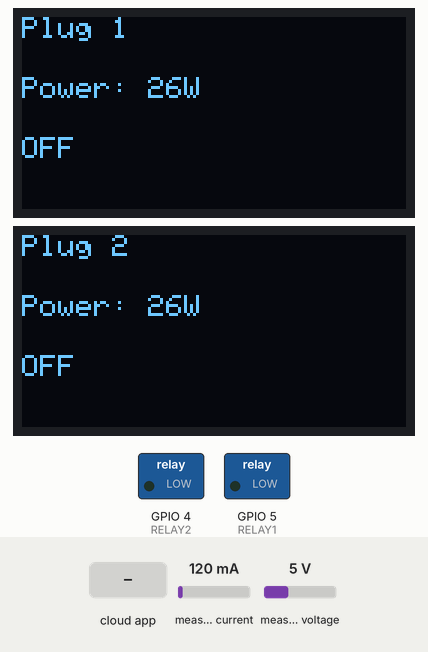
This sketch was run on a simulated ESP32. On the bench: 2 × 128×64 one-colour display, switched loads named in the sketch (green lamp = pin HIGH). Inputs (shaded band) come from the test bench; at power-on: measured current 120 mA, measured voltage 5 V. WiFi joins after 1.5 s; servers stay silent unless stated; the local clock reads 2024-03-15 10:24:30 at power-on unless the sketch sets it; the Firebase database answers and starts empty; what the sketch prints to the serial monitor is not drawn.

Above: at 4.8 s.
4.9 s: the phone or cloud app sets PLUG1 to 1
At 9.9 s:
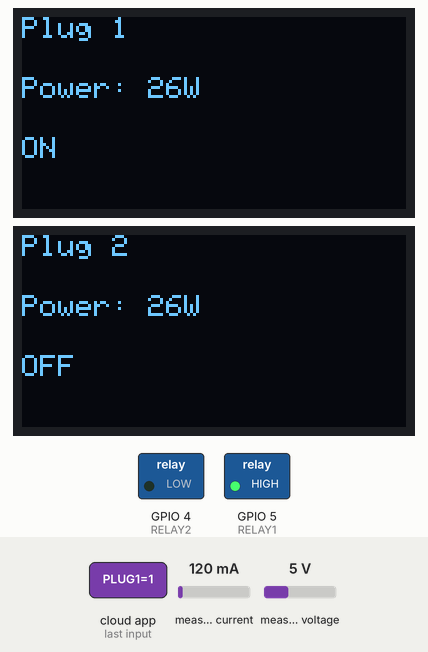
10.4 s: measured current set to 40 mA
At 14.3 s:
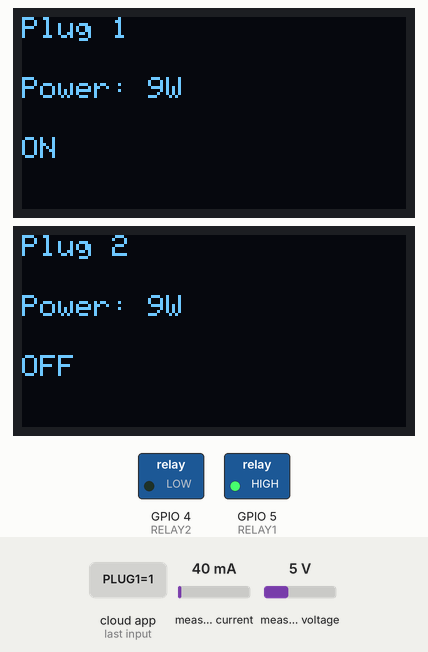
15.2 s: the phone or cloud app sets PLUG2 to 1
At 19.0 s:
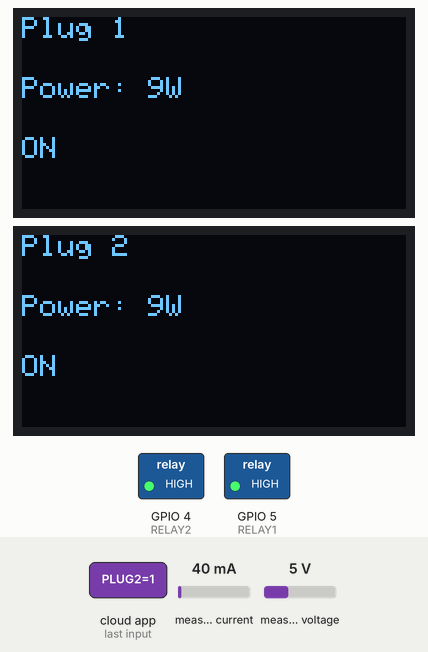
19.9 s: the phone or cloud app sets PLUG1 to 0
At 23.9 s:
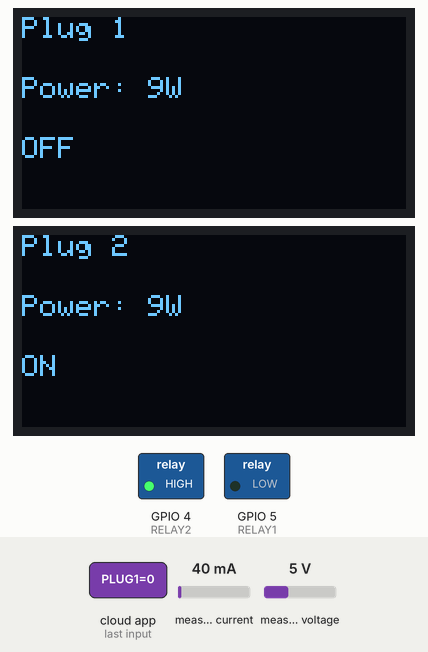
24.6 s: measured current set to 500 mA
At 28.4 s:
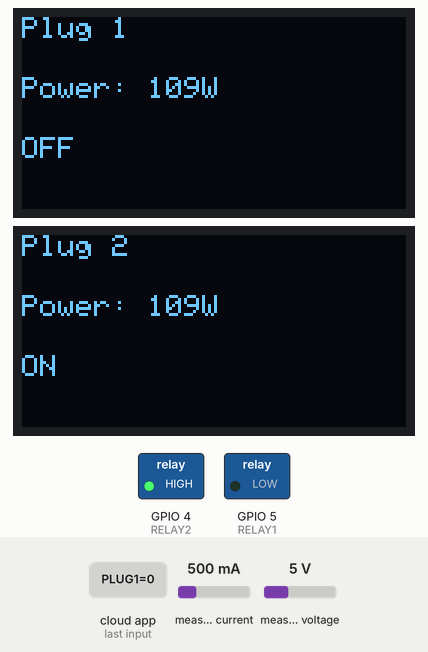
29.4 s: the phone or cloud app sets PLUG2 to 0
At 33.1 s:
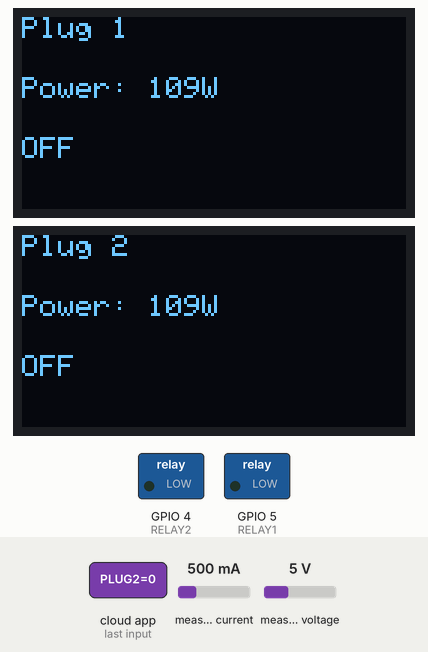
Timing chart, 0 to 34.6 s (numbered marks = the images above; inputs shaded):
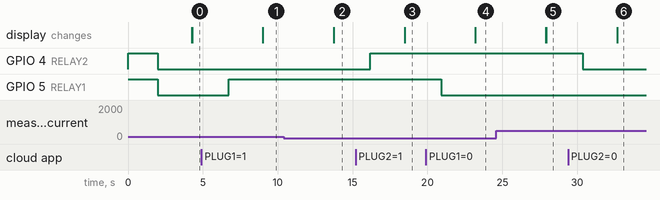

The sketch:

esp32.ino
```cpp
#include <PZEM004Tv30.h>
#include <WiFi.h>
#include <HardwareSerial.h>
#include <Wire.h>
#include <Adafruit_GFX.h>
#include <Adafruit_SSD1306.h>
#include <Firebase_ESP_Client.h>
#include <time.h>

// Firebase helpers
#include "addons/TokenHelper.h"
#include "addons/RTDBHelper.h"

// ================= WIFI =================
const char *ssid = "wattwise";
const char *password = "12345678";

// ================= FIREBASE =================
#define API_KEY "AIzaSyC7MPieor9OrzeAXgkMOAPmPJSlcdZ4ow0"
#define DATABASE_URL "https://wattwise-1d764-default-rtdb.firebaseio.com/"

// Firebase objects
FirebaseData fbdo;
FirebaseAuth auth;
FirebaseConfig config;

// ================= SERIAL PORTS =================
HardwareSerial SerialPZEM1(1);
HardwareSerial SerialPZEM2(2);

// ================= PZEM =================
PZEM004Tv30 pzem1(SerialPZEM1, 18, 19);
PZEM004Tv30 pzem2(SerialPZEM2, 16, 17);

// ================= 2 I2C BUSES) =================
#define SCREEN_WIDTH 128
#define SCREEN_HEIGHT 64

TwoWire I2C_1 = TwoWire(0);
TwoWire I2C_2 = TwoWire(1);

Adafruit_SSD1306 display1(SCREEN_WIDTH, SCREEN_HEIGHT, &I2C_1, -1);
Adafruit_SSD1306 display2(SCREEN_WIDTH, SCREEN_HEIGHT, &I2C_2, -1);

// ================= RELAYS =================
#define RELAY1 5
#define RELAY2 4

// ================= VARIABLES =================
bool remote1 = false;
bool remote2 = false;
unsigned long plug1OnTime = 0;
unsigned long plug2OnTime = 0;

unsigned long lastLog = 0;
const int logInterval = 60000;
time_t deviceBootTime = 0;

// ================= FORMAT UPTIME =================
String formatUptimeStr(unsigned long seconds)
{
  if (seconds < 60)
    return String(seconds) + "s";
  unsigned long totalMinutes = seconds / 60;
  unsigned long days = totalMinutes / 1440;
  unsigned long hours = (totalMinutes % 1440) / 60;
  unsigned long minutes = totalMinutes % 60;
  if (days > 0)
    return String(days) + "d " + String(hours) + "h";
  if (hours > 0)
    return String(hours) + "h " + String(minutes) + "m";
  return String(minutes) + "m";
}

String twoDigit(unsigned long value)
{
  return value < 10 ? String("0") + value : String(value);
}

String formatDateShort(time_t timestamp)
{
  struct tm timeInfo;
  localtime_r(&timestamp, &timeInfo);
  return String(timeInfo.tm_mon + 1) + "/" + String(timeInfo.tm_mday) + "/" + String((timeInfo.tm_year + 1900) % 100);
}

String formatDateRange(time_t startTime, time_t endTime)
{
  return formatDateShort(startTime) + " - " + formatDateShort(endTime);
}

String formatUptimeLong(unsigned long seconds)
{
  const unsigned long days = seconds / 86400;
  const unsigned long hours = (seconds % 86400) / 3600;
  const unsigned long minutes = (seconds % 3600) / 60;
  return String(days) + " days " + twoDigit(hours) + ":" + twoDigit(minutes) + " hrs";
}

// ================= SAFE READ =================
float safeRead(float value)
{
  if (isnan(value))
    return 0.0;
  return value;
}

// ================= WIFI =================
void connectWiFi()
{
  WiFi.begin(ssid, password);
  Serial.print("Connecting WiFi");

  while (WiFi.status() != WL_CONNECTED)
  {
    delay(500);
    Serial.print(".");
  }

  Serial.println("\nWiFi Connected!");
}

// ================= SETUP =================
void setup()
{
  Serial.begin(115200);

  // ================= I2C SETUP =================
  I2C_1.begin(8, 9); // OLED 1
  I2C_2.begin(6, 7); // OLED 2

  // ================= PZEM =================
  SerialPZEM1.begin(9600, SERIAL_8N1, 18, 19);
  SerialPZEM2.begin(9600, SERIAL_8N1, 16, 17);

  // ================= RELAYS =================
  pinMode(RELAY1, OUTPUT);
  pinMode(RELAY2, OUTPUT);
  digitalWrite(RELAY1, HIGH);
  digitalWrite(RELAY2, HIGH);

  // ================= OLED INIT =================
  if (!display1.begin(SSD1306_SWITCHCAPVCC, 0x3C))
  {
    Serial.println("OLED1 failed");
    while (true)
      ;
  }

  if (!display2.begin(SSD1306_SWITCHCAPVCC, 0x3C))
  {
    Serial.println("OLED2 failed");
    while (true)
      ;
  }

  display1.clearDisplay();
  display2.clearDisplay();

  display1.setTextSize(1);
  display2.setTextSize(1);

  display1.setTextColor(WHITE);
  display2.setTextColor(WHITE);

  // ================= WIFI =================
  connectWiFi();

  // ================= FIREBASE =================
  config.api_key = API_KEY;
  config.database_url = DATABASE_URL;

  config.signer.tokens.legacy_token = "WooQcXvmaEMzu0koU8gMsu8B1sQeb40BEQJ1Hh2q";
  config.token_status_callback = tokenStatusCallback;

  Firebase.begin(&config, &auth);
  Firebase.reconnectWiFi(true);

  // ================= TIME =================
  configTime(8 * 3600, 0, "pool.ntp.org", "time.nist.gov");

  Serial.print("Syncing time");
  while (time(nullptr) < 100000)
  {
    delay(500);
    Serial.print(".");
  }
  deviceBootTime = time(nullptr) - static_cast<time_t>(millis() / 1000);
  Serial.println(" Time synced!");
}

// ================= LOOP =================
void loop()
{

  if (WiFi.status() != WL_CONNECTED)
  {
    connectWiFi();
  }

  // ================= READ PZEM =================
  float voltage1 = safeRead(pzem1.voltage());
  float current1 = safeRead(pzem1.current());
  float power1 = safeRead(pzem1.power());
  float energy1 = safeRead(pzem1.energy());

  float voltage2 = safeRead(pzem2.voltage());
  float current2 = safeRead(pzem2.current());
  float power2 = safeRead(pzem2.power());
  float energy2 = safeRead(pzem2.energy());

  // ================= GET CONTROL =================
  if (Firebase.ready())
  {
    if (Firebase.RTDB.getBool(&fbdo, "/Control/PLUG1"))
      remote1 = fbdo.boolData();

    if (Firebase.RTDB.getBool(&fbdo, "/Control/PLUG2"))
      remote2 = fbdo.boolData();
  }

  // ================= RELAY LOGIC & UPTIME =================
  if (remote1)
  {
    if (plug1OnTime == 0)
      plug1OnTime = millis();
  }
  else
  {
    plug1OnTime = 0;
  }

  if (remote2)
  {
    if (plug2OnTime == 0)
      plug2OnTime = millis();
  }
  else
  {
    plug2OnTime = 0;
  }

  digitalWrite(RELAY1, remote1 ? HIGH : LOW);
  digitalWrite(RELAY2, remote2 ? HIGH : LOW);

  // ================= FIREBASE LIVE & UPTIME =================
  if (Firebase.ready())
  {

    Firebase.RTDB.setFloat(&fbdo, "/Live/PLUG1/voltage", voltage1);
    Firebase.RTDB.setFloat(&fbdo, "/Live/PLUG1/current", current1);
    Firebase.RTDB.setFloat(&fbdo, "/Live/PLUG1/power", power1);
    Firebase.RTDB.setFloat(&fbdo, "/Live/PLUG1/energy", energy1);

    Firebase.RTDB.setFloat(&fbdo, "/Live/PLUG2/voltage", voltage2);
    Firebase.RTDB.setFloat(&fbdo, "/Live/PLUG2/current", current2);
    Firebase.RTDB.setFloat(&fbdo, "/Live/PLUG2/power", power2);
    Firebase.RTDB.setFloat(&fbdo, "/Live/PLUG2/energy", energy2);

    Firebase.RTDB.setString(&fbdo, "/Status/PLUG1", remote1 ? "ON" : "OFF");
    Firebase.RTDB.setString(&fbdo, "/Status/PLUG2", remote2 ? "ON" : "OFF");

    // ================= TOTAL DEVICE UPTIME =================
    time_t nowTime = time(nullptr);
    unsigned long totalDeviceUptimeSec = nowTime >= deviceBootTime
                                             ? static_cast<unsigned long>(nowTime - deviceBootTime)
                                             : 0;
    String formattedUptime = formatUptimeStr(totalDeviceUptimeSec);
    String readableDate = formatDateRange(deviceBootTime, nowTime);
    String readableTime = formatUptimeLong(totalDeviceUptimeSec);

    Firebase.RTDB.setInt(&fbdo, "/Uptime/uptime_seconds", totalDeviceUptimeSec);
    Firebase.RTDB.setString(&fbdo, "/Uptime/formatted", formattedUptime);
    Firebase.RTDB.setString(&fbdo, "/Uptime/date", readableDate);
    Firebase.RTDB.setString(&fbdo, "/Uptime/time", readableTime);
    if (nowTime > 100000)
    {
      Firebase.RTDB.setDouble(&fbdo, "/Uptime/last_updated", (double)nowTime * 1000);
    }
  }

  // ================= HISTORY =================
  if (Firebase.ready() && millis() - lastLog > logInterval)
  {
    lastLog = millis();

    time_t now = time(nullptr);
    String timestamp = String(now);

    Firebase.RTDB.setFloat(&fbdo, "/History/" + timestamp + "/PLUG1/voltage", voltage1);
    Firebase.RTDB.setFloat(&fbdo, "/History/" + timestamp + "/PLUG1/current", current1);
    Firebase.RTDB.setFloat(&fbdo, "/History/" + timestamp + "/PLUG1/power", power1);
    Firebase.RTDB.setFloat(&fbdo, "/History/" + timestamp + "/PLUG1/energy", energy1);
    Firebase.RTDB.setString(&fbdo, "/History/" + timestamp + "/PLUG1/device_id", "PLUG1");

    Firebase.RTDB.setFloat(&fbdo, "/History/" + timestamp + "/PLUG2/voltage", voltage2);
    Firebase.RTDB.setFloat(&fbdo, "/History/" + timestamp + "/PLUG2/current", current2);
    Firebase.RTDB.setFloat(&fbdo, "/History/" + timestamp + "/PLUG2/power", power2);
    Firebase.RTDB.setFloat(&fbdo, "/History/" + timestamp + "/PLUG2/energy", energy2);
    Firebase.RTDB.setString(&fbdo, "/History/" + timestamp + "/PLUG2/device_id", "PLUG2");
  }

  // ================= OLED 1 (PLUG 1) =================
  display1.clearDisplay();
  display1.setCursor(0, 0);
  display1.println("Plug 1");

  display1.setCursor(0, 20);
  display1.printf("Power: %.0fW", power1);

  display1.setCursor(0, 40);
  display1.print(remote1 ? "ON" : "OFF");

  display1.display();

  // ================= OLED 2 (PLUG 2) =================
  display2.clearDisplay();
  display2.setCursor(0, 0);
  display2.println("Plug 2");

  display2.setCursor(0, 20);
  display2.printf("Power: %.0fW", power2);

  display2.setCursor(0, 40);
  display2.print(remote2 ? "ON" : "OFF");

  display2.display();

  // ================= SERIAL =================
  Serial.printf("P1: %.2fW | P2: %.2fW\n", power1, power2);

  delay(2000);
}
```

Measured:
- after the input at 4.9 s, GPIO 5 (RELAY1): LOW → HIGH after 1.8 s; the display: changes after 4.1 s (image 1)
- after the input at 10.4 s, the display: first changes after 3.3 s (image 2 shows a later state)
- after the input at 15.2 s, GPIO 4 (RELAY2): LOW → HIGH after 0.98 s; the display: changes after 3.3 s (image 3)
- after the input at 19.9 s, GPIO 5 (RELAY1): HIGH → LOW after 1.0 s; the display: changes after 3.3 s (image 4)
- after the input at 24.6 s, the display: first changes after 3.3 s (image 5 shows a later state)
- after the input at 29.4 s, GPIO 4 (RELAY2): HIGH → LOW after 0.97 s; the display: changes after 3.3 s (image 6)
